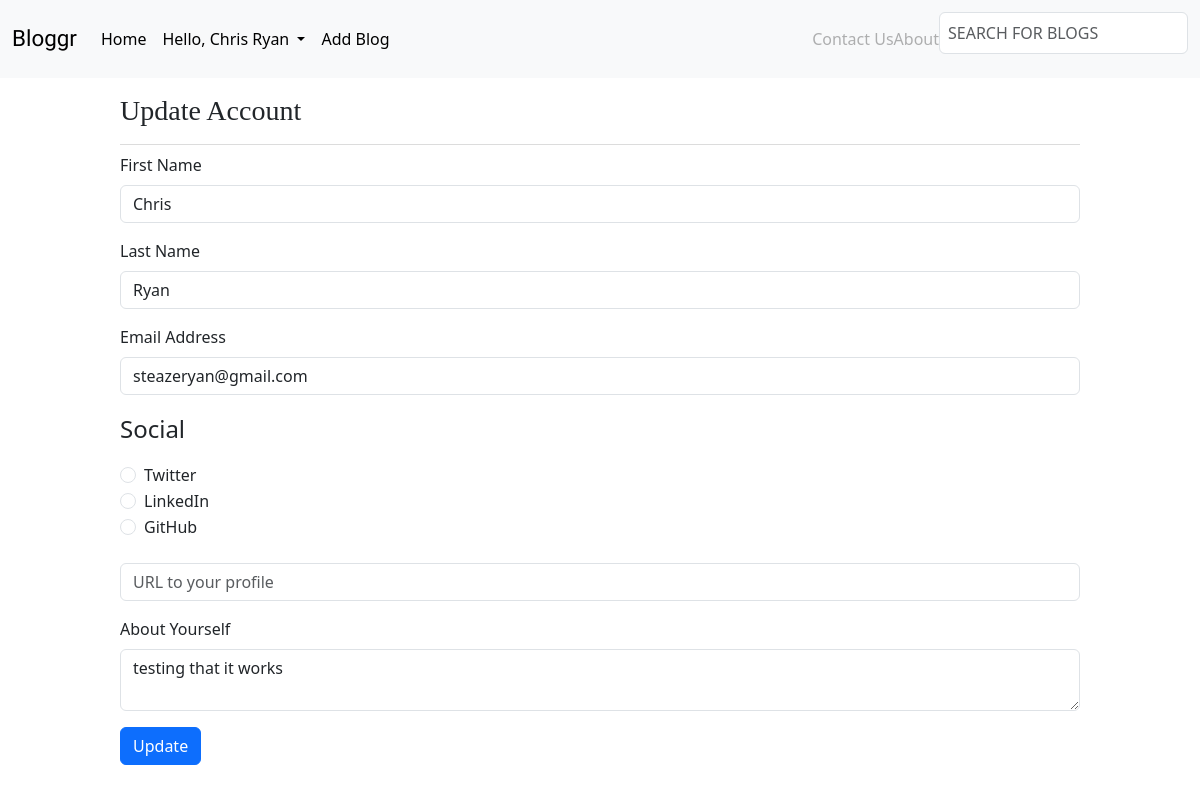
/users/1/update_my_account/ (signed in), run on the app's committed database.
### users/models.py (models this page shows)
class User(db.Model, UserMixin):
    id = db.Column(db.Integer, unique=True, primary_key=True)
    first_name = db.Column(db.String(20), nullable=False)
    last_name = db.Column(db.String(20), nullable=False)
    email = db.Column(db.String(20), unique=True, nullable=False)
    about = db.Column(db.Text(100), nullable=False)
    socials = db.Column(db.String(100), nullable=True)
    password = db.Column(db.String(50), unique=True, nullable=False)
    blogs = db.relationship(
        Blog,
        backref="writer",
        cascade="all, delete",
        lazy=True,
        order_by=Blog.date_posted.desc(),
    )
    comments = db.relationship(Comment, backref="posted_by", lazy=True)
    def __repr__(self):
        return self.get_full_name()
    def get_full_name(self):
        return f"{self.first_name} {self.last_name}"

### users/views.py (the view, shortened to what this page needs)
@users_bp.route("/<int:user_id>/update_my_account/", methods=["GET", "POST"])
@login_required
def update_user_account(user_id):
    user = db.get_or_404(User, user_id)
    form = UserForm(obj=user)
    authorized = authorize(user, current_user)
    context = {"form": form, "user": user}
    return render_template("update_user.html", **context)

### users/forms.py
class UserForm(FlaskForm):
    first_name = StringField("First Name", validators=[DataRequired()])
    last_name = StringField("Last Name", validators=[DataRequired()])
    email = EmailField("Email Address", validators=[DataRequired(), Email()])
    socials = FormField(SocialsForm, "Social")
    about = TextAreaField("About Yourself", validators=[DataRequired()])
    submit = SubmitField("Update")

class SocialsForm(Form):
    social = RadioField(
        "",
        validators=[DataRequired()],
        choices=("Twitter", "LinkedIn", "GitHub"),
    )
    network_url = URLField(
        "",
        validators=[DataRequired()],
        render_kw={"placeholder": "URL to your profile"},
    )

### main.py (called while the page is built)
@login_manager.user_loader
def load_user(id):
    return User.query.get(int(id))

### utils.py (called while the page is built)
def authorize(obj_owner, sus_user):
    user = db.get_or_404(User, sus_user.id)
    if obj_owner != user:
        return abort(403, "You don't have permission to perform this action")
    return True

### users/templates/update_user.html
{% extends 'base.html' %}
{% from 'bootstrap5/form.html' import render_form %}
{% block body %}
<h3>Update Account</h3>
{{ render_form(form, extra_classes='user_form') }}
{% endblock %}

### templates/base.html (shortened to what this page needs)
<html lang="en">
<head>
    <link rel="stylesheet" href="/static/style.css">
    {% block styles %}
        {{ bootstrap.load_css() }}
    {% endblock %}
</head>
<body>
    <nav class="navbar navbar-expand-lg navbar-light py-2 bg-light">
        <div class="container-fluid">
			<a class="navbar-brand" href="#">Bloggr</a>
			<div class="collapse navbar-collapse" id="navbarSupportedContent">
				<ul class="navbar-nav me-auto mb-2 mb-lg-0">
					<li class="nav-item">
						<a class="nav-link active" aria-current="page" href="/">Home</a>
					</li>
					<li class="nav-item dropdown">
						<a class="nav-link dropdown-toggle active" href="#" id="navbarDropdown" role="button" data-bs-toggle="dropdown" aria-expanded="false">
						{% if current_user.is_authenticated %}
							Hello, {{ current_user|title }}
						{% else %}
							Account
						{% endif %}
						</a>
					</li>
					{% if current_user.is_authenticated %}
						<li class="nav-item">
							<a class="nav-link active" href="{{ url_for('blogs.add_blog') }}">Add Blog</a>
						</li>
					{% endif %}
				</ul>
				<span class="nav-item">
					<a class="nav-link" href="{{ url_for('contact_page') }}" tabindex="-1">Contact Us</a>
				</span>
				<span class="nav-item">
					<a class="nav-link" href="{{ url_for('about_page') }}" tabindex="-1">About</a>
				</span>
				<form action="{{ url_for('blogs.home_page') }}" method="get" class="d-flex">
					<input class="form-control mt-1 p-2" type="search" name="search" placeholder="SEARCH FOR BLOGS" aria-label="Search">
				</form>
			</div>
		</div>
	</nav>
	<div class="content">
		<div class="body">
			{% block body %} {% endblock %}
		</div>
	</div>
</body>
</html>

### static/style.css (style rules this page uses)
:root { --font-s-size: 1rem; --font-m-size: 1.2rem; --font-ml-size: 1.4rem; --font-l-size: 1.6rem; --bs-gray-200: rgb(233 236 239); }
body { margin: 0; padding: 0; }
.navbar-brand { font-size: var(--font-ml-size) !important; font-family: 'Yeseva One', cursive; }
h3 { margin: 40rem 0; padding: 1rem 0; border-bottom: 1px solid gainsboro; font-family: 'Source Serif Pro', serif; }
span .nav-link { color: rgb(0 0 0 / 30%); }
.content { margin: 0 auto; width: 80%; }
.dropdown-toggle { margin-left: 0 !important; vertical-align: 0.1em !important; }

### data on the page
User: first_name+last_name "Chris Ryan", first_name "Chris", last_name "Ryan", email "steazeryan@gmail.com", about "testing that it works"
